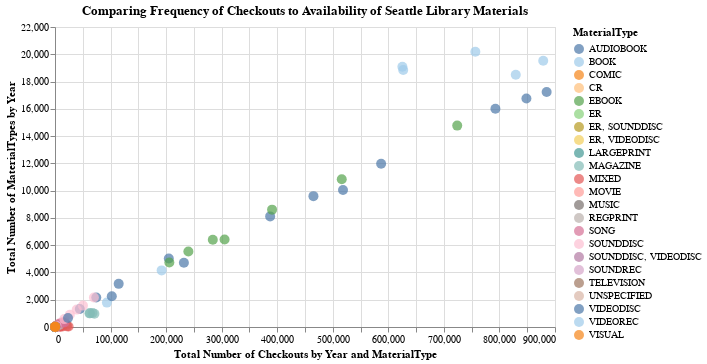

Notebook source saved alongside this figure:
### Code cell
# So how do we visualize this relationship? Let's take a look at this chart!
alt.Chart(seattle_materials_checkouts).mark_circle(size=100).encode(
    x=alt.X('total_checkouts', axis=alt.Axis(title='Total Number of Checkouts by Year and MaterialType')),
    y=alt.Y('counts', axis=alt.Axis(title='Total Number of MaterialTypes by Year')),
    color=alt.Color('MaterialType:N', scale=alt.Scale(scheme='tableau20')),
    tooltip=['MaterialType', 'counts', 'total_checkouts']
).properties(
    title='Comparing Frequency of Checkouts to Availability of Seattle Library Materials',
    width=500,
    height=300
)

### Figure 1 — Vega-Lite specification as saved in the notebook (floating-point values rounded to 4 significant figures)
{"config": {"view": {"continuousWidth": 400, "continuousHeight": 300}}, "data": {"name": "data-91288d054c8f7ace7b336f2787a4fe37"}, "mark": {"type": "circle", "size": 100}, "encoding": {"color": {"type": "nominal", "field": "MaterialType", "scale": {"scheme": "tableau20"}}, "tooltip": [{"type": "nominal", "field": "MaterialType"}, {"type": "quantitative", "field": "counts"}, {"type": "quantitative", "field": "total_checkouts"}], "x": {"type": "quantitative", "axis": {"title": "Total Number of Checkouts by Year and MaterialType"}, "field": "total_checkouts"}, "y": {"type": "quantitative", "axis": {"title": "Total Number of MaterialTypes by Year"}, "field": "counts"}}, "height": 300, "title": "Comparing Frequency of Checkouts to Availability of Seattle Library Materials", "width": 500, "$schema": "https://vega.github.io/schema/vega-lite/v4.8.1.json", "datasets": {"data-91288d054c8f7ace7b336f2787a4fe37": [{"MaterialType": "AUDIOBOOK", "CheckoutYear": 2015, "counts": 1321, "total_checkouts": 44663}, {"MaterialType": "AUDIOBOOK", "CheckoutYear": 2016, "counts": 2163, "total_checkouts": 74295}, {"MaterialType": "AUDIOBOOK", "CheckoutYear": 2017, "counts": 3164, "total_checkouts": 114625}, {"MaterialType": "AUDIOBOOK", "CheckoutYear": 2018, "counts": 5027, "total_checkouts": 204860}, {"MaterialType": "AUDIOBOOK", "CheckoutYear": 2019, "counts": 8111, "total_checkouts": 387261}, {"MaterialType": "AUDIOBOOK", "CheckoutYear": 2020, "counts": 10050, "total_checkouts": 518403}, {"MaterialType": "AUDIOBOOK", "CheckoutYear": 2021, "counts": 4706, "total_checkouts": 232019}, {"MaterialType": "BOOK", "CheckoutYear": 2015, "counts": 19087, "total_checkouts": 625294}, {"MaterialType": "BOOK", "CheckoutYear": 2016, "counts": 18844, "total_checkouts": 626790}, {"MaterialType": "BOOK", "CheckoutYear": 2017, "counts": 20187, "total_checkouts": 756614}, {"MaterialType": "BOOK", "CheckoutYear": 2018, "counts": 19524, "total_checkouts": 878787}, {"MaterialType": "BOOK", "CheckoutYear": 2019, "counts": 18495, "total_checkouts": 829383}, {"MaterialType": "BOOK", "CheckoutYear": 2020, "counts": 4151, "total_checkouts": 191953}, {"MaterialType": "BOOK", "CheckoutYear": 2021, "counts": 1788, "total_checkouts": 93416}, {"MaterialType": "COMIC", "CheckoutYear": 2016, "counts": 1, "total_checkouts": 20}, {"MaterialType": "COMIC", "CheckoutYear": 2017, "counts": 43, "total_checkouts": 1159}, {"MaterialType": "COMIC", "CheckoutYear": 2018, "counts": 39, "total_checkouts": 1184}, {"MaterialType": "CR", "CheckoutYear": 2015, "counts": 24, "total_checkouts": 917}, {"MaterialType": "CR", "CheckoutYear": 2016, "counts": 25, "total_checkouts": 1000}, {"MaterialType": "CR", "CheckoutYear": 2017, "counts": 24, "total_checkouts": 1122}, {"MaterialType": "CR", "CheckoutYear": 2018, "counts": 18, "total_checkouts": 943}, {"MaterialType": "CR", "CheckoutYear": 2019, "counts": 17, "total_checkouts": 701}, {"MaterialType": "CR", "CheckoutYear": 2020, "counts": 4, "total_checkouts": 169}, {"MaterialType": "EBOOK", "CheckoutYear": 2015, "counts": 4732, "total_checkouts": 205799}, {"MaterialType": "EBOOK", "CheckoutYear": 2016, "counts": 5540, "total_checkouts": 240077}, {"MaterialType": "EBOOK", "CheckoutYear": 2017, "counts": 6394, "total_checkouts": 284035}, {"MaterialType": "EBOOK", "CheckoutYear": 2018, "counts": 8607, "total_checkouts": 390728}, {"MaterialType": "EBOOK", "CheckoutYear": 2019, "counts": 10837, "total_checkouts": 516170}, {"MaterialType": "EBOOK", "CheckoutYear": 2020, "counts": 14769, "total_checkouts": 723980}, {"MaterialType": "EBOOK", "CheckoutYear": 2021, "counts": 6420, "total_checkouts": 305224}, {"MaterialType": "ER", "CheckoutYear": 2015, "counts": 8, "total_checkouts": 248}, {"MaterialType": "ER", "CheckoutYear": 2016, "counts": 1, "total_checkouts": 20}, {"MaterialType": "ER", "CheckoutYear": 2017, "counts": 10, "total_checkouts": 408}, {"MaterialType": "ER", "CheckoutYear": 2018, "counts": 11, "total_checkouts": 1227}, {"MaterialType": "ER", "CheckoutYear": 2020, "counts": 2, "total_checkouts": 50}, {"MaterialType": "ER", "CheckoutYear": 2021, "counts": 2, "total_checkouts": 46}, {"MaterialType": "ER, SOUNDDISC", "CheckoutYear": 2015, "counts": 1, "total_checkouts": 20}, {"MaterialType": "ER, SOUNDDISC", "CheckoutYear": 2016, "counts": 2, "total_checkouts": 119}, {"MaterialType": "ER, SOUNDDISC", "CheckoutYear": 2017, "counts": 6, "total_checkouts": 237}, {"MaterialType": "ER, SOUNDDISC", "CheckoutYear": 2018, "counts": 1, "total_checkouts": 21}, {"MaterialType": "ER, VIDEODISC", "CheckoutYear": 2019, "counts": 8, "total_checkouts": 251}, {"MaterialType": "ER, VIDEODISC", "CheckoutYear": 2020, "counts": 1, "total_checkouts": 24}, {"MaterialType": "LARGEPRINT", "CheckoutYear": 2015, "counts": 6, "total_checkouts": 209}, {"MaterialType": "LARGEPRINT", "CheckoutYear": 2017, "counts": 1, "total_checkouts": 24}, {"MaterialType": "LARGEPRINT", "CheckoutYear": 2018, "counts": 9, "total_checkouts": 229}, {"MaterialType": "LARGEPRINT", "CheckoutYear": 2019, "counts": 2, "total_checkouts": 45}, {"MaterialType": "LARGEPRINT", "CheckoutYear": 2021, "counts": 1, "total_checkouts": 23}, {"MaterialType": "MAGAZINE", "CheckoutYear": 2015, "counts": 1001, "total_checkouts": 61971}, {"MaterialType": "MAGAZINE", "CheckoutYear": 2016, "counts": 1033, "total_checkouts": 67493}, {"MaterialType": "MAGAZINE", "CheckoutYear": 2017, "counts": 1014, "total_checkouts": 63089}, {"MaterialType": "MAGAZINE", "CheckoutYear": 2018, "counts": 977, "total_checkouts": 70960}, {"MaterialType": "MAGAZINE", "CheckoutYear": 2019, "counts": 172, "total_checkouts": 20698}, {"MaterialType": "MIXED", "CheckoutYear": 2015, "counts": 24, "total_checkouts": 2950}, {"MaterialType": "MIXED", "CheckoutYear": 2016, "counts": 33, "total_checkouts": 9987}, {"MaterialType": "MIXED", "CheckoutYear": 2017, "counts": 32, "total_checkouts": 13484}, {"MaterialType": "MIXED", "CheckoutYear": 2018, "counts": 36, "total_checkouts": 24429}, {"MaterialType": "MIXED", "CheckoutYear": 2019, "counts": 46, "total_checkouts": 21592}, {"MaterialType": "MIXED", "CheckoutYear": 2020, "counts": 19, "total_checkouts": 8967}, {"MaterialType": "MIXED", "CheckoutYear": 2021, "counts": 5, "total_checkouts": 2105}, {"MaterialType": "MOVIE", "CheckoutYear": 2015, "counts": 143, "total_checkouts": 4591}, {"MaterialType": "MOVIE", "CheckoutYear": 2016, "counts": 172, "total_checkouts": 6011}, {"MaterialType": "MOVIE", "CheckoutYear": 2017, "counts": 198, "total_checkouts": 6375}, {"MaterialType": "MOVIE", "CheckoutYear": 2018, "counts": 83, "total_checkouts": 2536}, {"MaterialType": "MUSIC", "CheckoutYear": 2015, "counts": 105, "total_checkouts": 3683}, {"MaterialType": "MUSIC", "CheckoutYear": 2016, "counts": 97, "total_checkouts": 3578}, {"MaterialType": "MUSIC", "CheckoutYear": 2017, "counts": 125, "total_checkouts": 4595}, {"MaterialType": "MUSIC", "CheckoutYear": 2018, "counts": 54, "total_checkouts": 1983}, {"MaterialType": "MUSIC", "CheckoutYear": 2019, "counts": 1, "total_checkouts": 34}, {"MaterialType": "REGPRINT", "CheckoutYear": 2015, "counts": 26, "total_checkouts": 754}, {"MaterialType": "REGPRINT", "CheckoutYear": 2016, "counts": 46, "total_checkouts": 1390}, {"MaterialType": "REGPRINT", "CheckoutYear": 2017, "counts": 32, "total_checkouts": 1844}, {"MaterialType": "REGPRINT", "CheckoutYear": 2018, "counts": 114, "total_checkouts": 5739}, {"MaterialType": "REGPRINT", "CheckoutYear": 2019, "counts": 164, "total_checkouts": 7896}, {"MaterialType": "REGPRINT", "CheckoutYear": 2020, "counts": 36, "total_checkouts": 1977}, {"MaterialType": "REGPRINT", "CheckoutYear": 2021, "counts": 29, "total_checkouts": 1677}, {"MaterialType": "SONG", "CheckoutYear": 2015, "counts": 339, "total_checkouts": 17115}, {"MaterialType": "SONG", "CheckoutYear": 2016, "counts": 345, "total_checkouts": 13954}, {"MaterialType": "SONG", "CheckoutYear": 2017, "counts": 248, "total_checkouts": 8164}, {"MaterialType": "SONG", "CheckoutYear": 2018, "counts": 43, "total_checkouts": 1481}, {"MaterialType": "SOUNDDISC", "CheckoutYear": 2015, "counts": 2159, "total_checkouts": 70073}, {"MaterialType": "SOUNDDISC", "CheckoutYear": 2016, "counts": 1570, "total_checkouts": 50329}, {"MaterialType": "SOUNDDISC", "CheckoutYear": 2017, "counts": 1275, "total_checkouts": 39148}, {"MaterialType": "SOUNDDISC", "CheckoutYear": 2018, "counts": 899, "total_checkouts": 26753}, {"MaterialType": "SOUNDDISC", "CheckoutYear": 2019, "counts": 580, "total_checkouts": 16688}, {"MaterialType": "SOUNDDISC", "CheckoutYear": 2020, "counts": 98, "total_checkouts": 2783}, {"MaterialType": "SOUNDDISC", "CheckoutYear": 2021, "counts": 12, "total_checkouts": 348}, {"MaterialType": "SOUNDDISC, VIDEODISC", "CheckoutYear": 2015, "counts": 38, "total_checkouts": 1015}, {"MaterialType": "SOUNDDISC, VIDEODISC", "CheckoutYear": 2016, "counts": 21, "total_checkouts": 889}, {"MaterialType": "SOUNDDISC, VIDEODISC", "CheckoutYear": 2017, "counts": 24, "total_checkouts": 865}, {"MaterialType": "SOUNDDISC, VIDEODISC", "CheckoutYear": 2018, "counts": 6, "total_checkouts": 136}, {"MaterialType": "SOUNDREC", "CheckoutYear": 2015, "counts": 34, "total_checkouts": 836}, {"MaterialType": "SOUNDREC", "CheckoutYear": 2016, "counts": 26, "total_checkouts": 619}, {"MaterialType": "SOUNDREC", "CheckoutYear": 2017, "counts": 13, "total_checkouts": 325}, {"MaterialType": "SOUNDREC", "CheckoutYear": 2018, "counts": 6, "total_checkouts": 131}, {"MaterialType": "SOUNDREC", "CheckoutYear": 2019, "counts": 3, "total_checkouts": 62}, {"MaterialType": "TELEVISION", "CheckoutYear": 2015, "counts": 7, "total_checkouts": 275}, {"MaterialType": "TELEVISION", "CheckoutYear": 2016, "counts": 17, "total_checkouts": 441}, {"MaterialType": "TELEVISION", "CheckoutYear": 2017, "counts": 5, "total_checkouts": 169}, {"MaterialType": "TELEVISION", "CheckoutYear": 2018, "counts": 10, "total_checkouts": 292}, {"MaterialType": "UNSPECIFIED", "CheckoutYear": 2021, "counts": 2, "total_checkouts": 42}, {"MaterialType": "VIDEODISC", "CheckoutYear": 2015, "counts": 17230, "total_checkouts": 884973}, {"MaterialType": "VIDEODISC", "CheckoutYear": 2016, "counts": 16755, "total_checkouts": 848560}, {"MaterialType": "VIDEODISC", "CheckoutYear": 2017, "counts": 16006, "total_checkouts": 792739}, {"MaterialType": "VIDEODISC", "CheckoutYear": 2018, "counts": 11975, "total_checkouts": 587043}, {"MaterialType": "VIDEODISC", "CheckoutYear": 2019, "counts": 9596, "total_checkouts": 465175}, {"MaterialType": "VIDEODISC", "CheckoutYear": 2020, "counts": 2253, "total_checkouts": 102239}, {"MaterialType": "VIDEODISC", "CheckoutYear": 2021, "counts": 658, "total_checkouts": 23427}, {"MaterialType": "VIDEOREC", "CheckoutYear": 2017, "counts": 2, "total_checkouts": 45}, {"MaterialType": "VISUAL", "CheckoutYear": 2015, "counts": 13, "total_checkouts": 298}, {"MaterialType": "VISUAL", "CheckoutYear": 2016, "counts": 14, "total_checkouts": 350}, {"MaterialType": "VISUAL", "CheckoutYear": 2017, "counts": 4, "total_checkouts": 124}]}}
